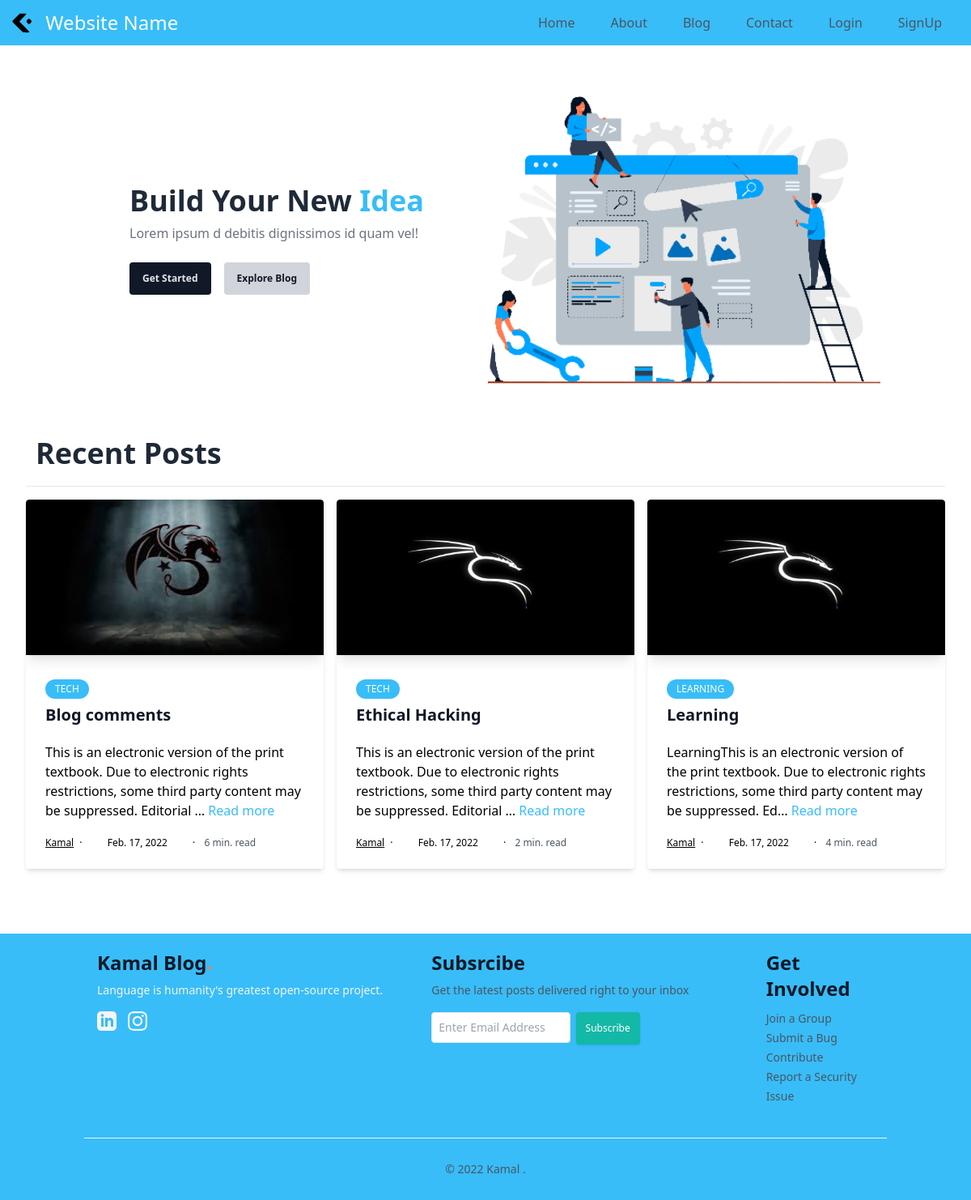
The page / on the database its author committed.
### blog/models.py (models this page shows, shortened)
class Post(models.Model):
    sno=models.AutoField(primary_key=True)
    category=models.CharField(max_length=50)
    title=models.CharField(max_length=255)
    author=models.CharField(max_length=14)
    slug=models.CharField(max_length=130)
    timeStamp=models.DateField(blank=True, null=True)
    timeRead=models.IntegerField()
    image=models.ImageField(upload_to='Images', default="")
    content=models.TextField()

### home/views.py (the view)
# urls.py: path('', views.index, name="index"),
def index(request):
    allPosts= Post.objects.filter(timeStamp='2022-02-17').reverse()[:3]
    context={'allPosts': allPosts}
    return render(request, 'home/index.html', context)

### templates/home/index.html (shortened to what this page needs)
{% extends 'basic.html' %}
{% block body %}
<div class="container w-full mx-auto">
    <div class="mx-0 sm:mx-6">
        <div class="flex bg-white " style="height:400px;">
            <div class="flex items-center text-center lg:text-left px-8 md:px-12 lg:w-1/2">
                <div>
                    <h2 class="text-3xl font-semibold text-gray-800 md:text-4xl">Build Your New <span
                            class="text-sky-400">Idea</span></h2>
                    <p class="mt-2 text-sm text-gray-500 md:text-base">Lorem ipsum d debitis dignissimos id quam vel!
                    </p>
                    <div class="flex justify-center lg:justify-start mt-6">
                        <a class="px-4 py-3 bg-gray-900 text-gray-200 text-xs font-semibold rounded hover:bg-gray-800"
                            href="#">Get Started</a>
                        <a class="mx-4 px-4 py-3 bg-gray-300 text-gray-900 text-xs font-semibold rounded hover:bg-gray-400"
                            href="/blog">Explore Blog</a>
                    </div>
                </div>
            </div>
            <div class="hidden lg:block lg:w-1/2" style="clip-path:polygon(10% 0, 100% 0%, 100% 100%, 0 100%)">
                <div class="h-full bg-center bg-cover object-cover" style="background-image: url(/media/done.png)">
                    <div class="h-full "></div>
                </div>
            </div>
        </div>
    </div>
</div>
<div class="container w-full max-w-6xl mx-auto px-2 py-8">
    <h2 class="text-3xl p-3 font-semibold text-gray-800 md:text-4xl">Recent Posts</h2>
    <hr class="mb-4 mt-2">
    <div class="flex flex-wrap -mx-2">
        {% for post in allPosts %}
        <div class="w-full md:w-1/3 px-2 pb-12">
            <div class="h-full bg-white rounded overflow-hidden shadow-md hover:shadow-lg relative smooth">
                <a href="blog/{{post.slug}}" class="no-underline hover:no-underline">
                    <img src="/media/{{post.image}}" class="h-48 w-full rounded-t shadow-lg">
                    <div class="p-6 h-auto md:h-48">
                        <div
                            class=" flex items-center  py-1.5 leading-none rounded-full text-xs font-medium uppercase text-white">
                            <span class="bg-sky-400 px-3 py-1.5 rounded-full">{{post.category}}</span>
                        </div>
                        <div class="font-bold text-xl text-gray-900">{{post.title}}</div>
                        <p class="text-gray-800 font-serif text-base mb-5">
                            {{post.content|safe |truncatechars:150}}
                            <a class=" mt-4 text-sky-400" href="{% url 'blogPage' post.slug %}">Read more</a>
                        </p>
                    </div>
                    <div class="flex items-center justify-start inset-x-0 bottom-0 p-6">
                        <p class="pt-2 text-xs font-medium"><a href="#_" class="mr-1 underline">{{post.author}}</a> ·
                            <span class="mx-7">{{post.timeStamp}}</span> · <span
                                class="mx-2 text-gray-600">{{post.timeRead}} min. read</span></p>
                    </div>
                </a>
            </div>
        </div>
        {% endfor %}
    </div>
</div>
{% endblock body %}

### rows shown on the page
Post: image (picture), category "TECH", title "Blog comments", content "This is an electronic version of the print textbook. Due to electronic rights restrictions, some third party content may be suppressed. Editorial …", author "Kamal", timeStamp "Feb. 17, 2022", timeRead "6"
Post: image (picture), category "TECH", title "Ethical Hacking", content "This is an electronic version of the print textbook. Due to electronic rights restrictions, some third party content may be suppressed. Editorial …", author "Kamal", timeStamp "Feb. 17, 2022", timeRead "2"
Post: image (picture), category "LEARNING", title "Learning", content "LearningThis is an electronic version of the print textbook. Due to electronic rights restrictions, some third party content may be suppressed. Ed…", author "Kamal", timeStamp "Feb. 17, 2022", timeRead "4"
